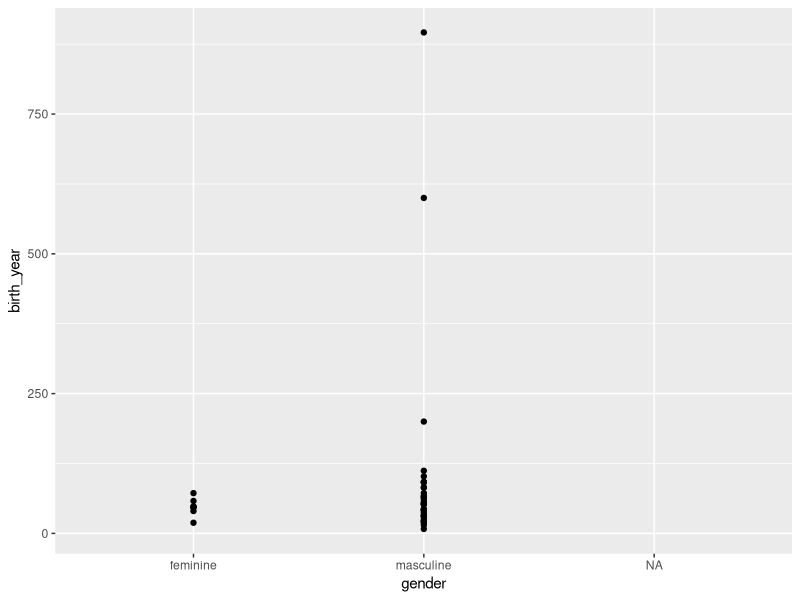
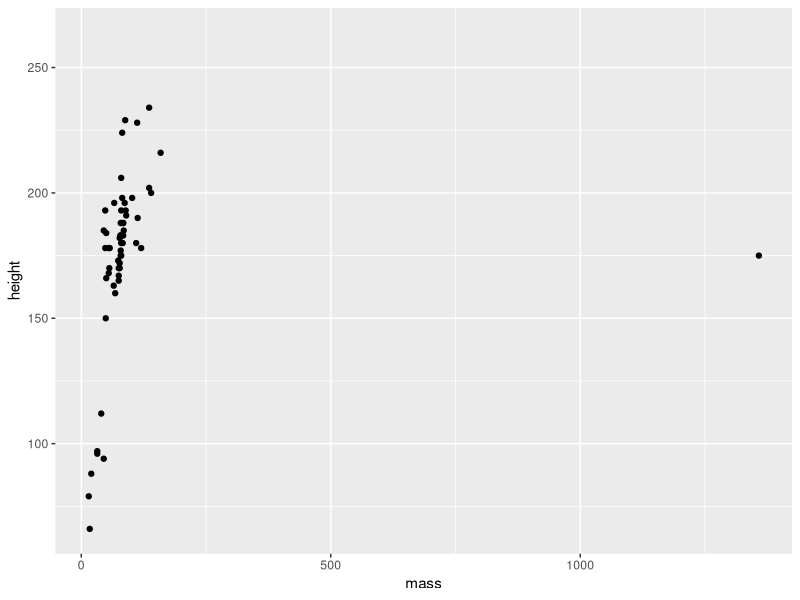

Source code (R) for these figures, in order: (Note: this script raises an error after producing the figures.)
#23-0827 sun 15:31

#
library(tidyverse)

#1-1 data set size
starwars |> glimpse() #87 * 14

#1-2
starwars |> 
  ggplot(aes(x = gender, y = birth_year)) +
  geom_point()

#1-3
starwars |> 
  ggplot(aes(x = mass, y = height)) +
  geom_point()
  geom_boxplot()

#1-4

#
gss_cat #|> colnames()
x = race
y = relig
gss_cat |> count(race, relig) |> 
  ggplot(aes(x = race, y = relig, fill = n)) +
  geom_tile() +
  geom_text(aes(label = n), color = "white")


